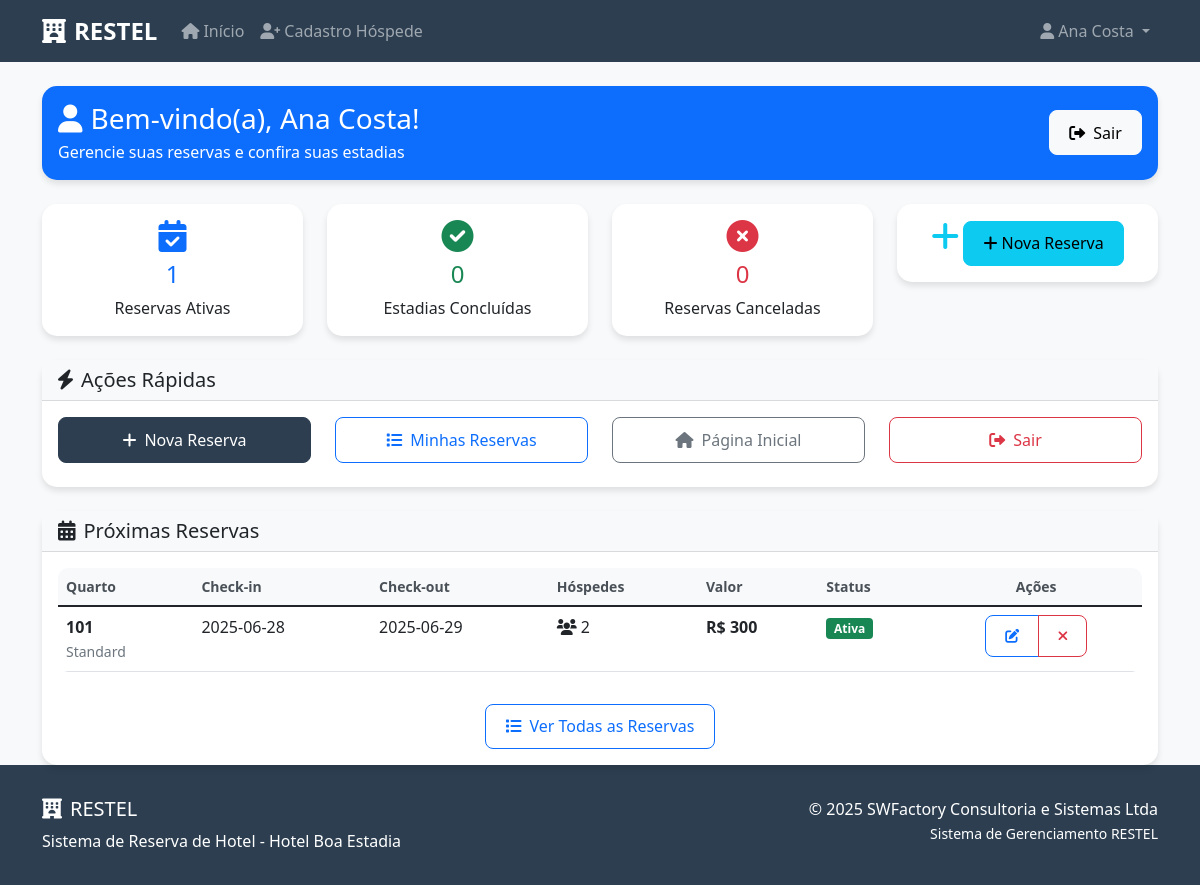
/hospede/painel (signed in), run on the app's committed database.
### tables this page shows
CREATE TABLE reservas (
            id INTEGER PRIMARY KEY AUTOINCREMENT,
            hospede_id INTEGER NOT NULL,
            quarto_id INTEGER NOT NULL,
            data_checkin DATE NOT NULL,
            data_checkout DATE NOT NULL,
            numero_hospedes INTEGER NOT NULL,
            valor_total DECIMAL(10,2) NOT NULL,
            status TEXT NOT NULL CHECK(status IN ('Ativa', 'Cancelada', 'Check-in', 'Check-out')),
            data_reserva TIMESTAMP DEFAULT CURRENT_TIMESTAMP,
            FOREIGN KEY (hospede_id) REFERENCES hospedes (id),
            FOREIGN KEY (quarto_id) REFERENCES quartos (id)
        );

CREATE TABLE quartos (
            id INTEGER PRIMARY KEY AUTOINCREMENT,
            numero TEXT UNIQUE NOT NULL,
            tipo TEXT NOT NULL,
            capacidade INTEGER NOT NULL,
            preco_diaria DECIMAL(10,2) NOT NULL,
            status TEXT NOT NULL CHECK(status IN ('Disponível', 'Ocupado', 'Manutenção')),
            ativo BOOLEAN DEFAULT 1,
            data_cadastro TIMESTAMP DEFAULT CURRENT_TIMESTAMP
        );

### src/restel/app.py (the view)
@app.route('/hospede/painel')
def painel_hospede():
    if 'hospede_id' not in session:
        flash('Acesso negado! Faça login como hóspede.', 'error')
        return redirect(url_for('login_hospede'))
    conn = get_db_connection()
    hospede_id = session['hospede_id']
    reservas_ativas = conn.execute('SELECT COUNT(*) FROM reservas WHERE hospede_id = ? AND status = "Ativa"', (hospede_id,)).fetchone()[0]
    reservas_concluidas = conn.execute('SELECT COUNT(*) FROM reservas WHERE hospede_id = ? AND status = "Check-out"', (hospede_id,)).fetchone()[0]
    reservas_canceladas = conn.execute('SELECT COUNT(*) FROM reservas WHERE hospede_id = ? AND status = "Cancelada"', (hospede_id,)).fetchone()[0]
    proximas_reservas = conn.execute('''
        SELECT r.*, q.numero as quarto_numero, q.tipo as quarto_tipo
        FROM reservas r
        JOIN quartos q ON r.quarto_id = q.id
        WHERE r.hospede_id = ? AND r.status IN ('Ativa', 'Check-in')
        AND r.data_checkin >= date('now')
        ORDER BY r.data_checkin ASC
        LIMIT 3
    ''', (hospede_id,)).fetchall()
    conn.close()
    return render_template('hospede_painel.html',
                         reservas_ativas=reservas_ativas,
                         reservas_concluidas=reservas_concluidas,
                         reservas_canceladas=reservas_canceladas,
                         proximas_reservas=proximas_reservas)

### src/restel/app.py (called while the page is built)
def get_db_connection():
    from flask import current_app
    db_path = current_app.config.get('DATABASE', DATABASE)
    conn = sqlite3.connect(db_path)
    conn.row_factory = sqlite3.Row
    return conn

### src/restel/templates/hospede_painel.html (shortened to what this page needs)
{% extends "base.html" %}
{% block content %}
<div class="container mt-4">
    <div class="row">
        <div class="col-12">
            <div class="card bg-primary text-white">
                <div class="card-body">
                    <div class="row align-items-center">
                        <div class="col-md-8">
                            <h1 class="h3 mb-1">
                                <i class="fas fa-user me-2"></i>Bem-vindo(a), {{ session.hospede_nome }}!
                            </h1>
                            <p class="mb-0">
                                Gerencie suas reservas e confira suas estadias
                            </p>
                        </div>
                        <div class="col-md-4 text-md-end">
                            <a href="{{ url_for('logout_hospede') }}" class="btn btn-light">
                                <i class="fas fa-sign-out-alt me-2"></i>Sair
                            </a>
                        </div>
                    </div>
                </div>
            </div>
        </div>
    </div>
    <div class="row mt-4">
        <div class="col-md-3">
            <div class="card text-center border-primary">
                <div class="card-body">
                    <i class="fas fa-calendar-check fa-2x text-primary mb-2"></i>
                    <h4 class="text-primary">{{ reservas_ativas }}</h4>
                    <p class="mb-0">Reservas Ativas</p>
                </div>
            </div>
        </div>
        <div class="col-md-3">
            <div class="card text-center border-success">
                <div class="card-body">
                    <i class="fas fa-check-circle fa-2x text-success mb-2"></i>
                    <h4 class="text-success">{{ reservas_concluidas }}</h4>
                    <p class="mb-0">Estadias Concluídas</p>
                </div>
            </div>
        </div>
        <div class="col-md-3">
            <div class="card text-center border-danger">
                <div class="card-body">
                    <i class="fas fa-times-circle fa-2x text-danger mb-2"></i>
                    <h4 class="text-danger">{{ reservas_canceladas }}</h4>
                    <p class="mb-0">Reservas Canceladas</p>
                </div>
            </div>
        </div>
        <div class="col-md-3">
            <div class="card text-center border-info">
                <div class="card-body">
                    <i class="fas fa-plus fa-2x text-info mb-2"></i>
                    <a href="{{ url_for('nova_reserva_hospede') }}" class="btn btn-info">
                        <i class="fas fa-plus me-1"></i>Nova Reserva
                    </a>
                </div>
            </div>
        </div>
    </div>
    <div class="row mt-4">
        <div class="col-12">
            <div class="card">
                <div class="card-header bg-light">
                    <h5 class="mb-0">
                        <i class="fas fa-bolt me-2"></i>Ações Rápidas
                    </h5>
                </div>
                <div class="card-body">
                    <div class="row">
                        <div class="col-md-6 col-lg-3 mb-2">
                            <a href="{{ url_for('nova_reserva_hospede') }}" class="btn btn-primary w-100">
                                <i class="fas fa-plus me-2"></i>Nova Reserva
                            </a>
                        </div>
                        <div class="col-md-6 col-lg-3 mb-2">
                            <a href="{{ url_for('minhas_reservas_hospede') }}" class="btn btn-outline-primary w-100">
                                <i class="fas fa-list me-2"></i>Minhas Reservas
                            </a>
                        </div>
                        <div class="col-md-6 col-lg-3 mb-2">
                            <a href="{{ url_for('index') }}" class="btn btn-outline-secondary w-100">
                                <i class="fas fa-home me-2"></i>Página Inicial
                            </a>
                        </div>
                        <div class="col-md-6 col-lg-3 mb-2">
                            <a href="{{ url_for('logout_hospede') }}" class="btn btn-outline-danger w-100">
                                <i class="fas fa-sign-out-alt me-2"></i>Sair
                            </a>
                        </div>
                    </div>
                </div>
            </div>
        </div>
    </div>
    {% if proximas_reservas %}
    <div class="row mt-4">
        <div class="col-12">
            <div class="card">
                <div class="card-header bg-light">
                    <h5 class="mb-0">
                        <i class="fas fa-calendar-alt me-2"></i>Próximas Reservas
                    </h5>
                </div>
                <div class="card-body">
                    <div class="table-responsive">
                        <table class="table table-hover">
                            <thead>
                                <tr>
                                    <th>Quarto</th>
                                    <th>Check-in</th>
                                    <th>Check-out</th>
                                    <th>Hóspedes</th>
                                    <th>Valor</th>
                                    <th>Status</th>
                                    <th class="text-center">Ações</th>
                                </tr>
                            </thead>
                            <tbody>
                                {% for reserva in proximas_reservas %}
                                <tr>
                                    <td>
                                        <strong>{{ reserva.quarto_numero }}</strong><br>
                                        <small class="text-muted">{{ reserva.quarto_tipo }}</small>
                                    </td>
                                    <td>{{ reserva.data_checkin }}</td>
                                    <td>{{ reserva.data_checkout }}</td>
                                    <td>
                                        <i class="fas fa-users me-1"></i>{{ reserva.numero_hospedes }}
                                    </td>
                                    <td>
                                        <strong>R$ {{ reserva.valor_total|round(2) }}</strong>
                                    </td>
                                    <td>
                                        {% if reserva.status == 'Ativa' %}
                                            <span class="badge bg-success">{{ reserva.status }}</span>
                                        {% elif reserva.status == 'Check-in' %}
                                            <span class="badge bg-primary">{{ reserva.status }}</span>
                                        {% endif %}
                                    </td>
                                    <td class="text-center">
                                        {% if reserva.status == 'Ativa' %}
                                        <div class="btn-group" role="group">
                                            <a href="{{ url_for('editar_reserva_hospede', reserva_id=reserva.id) }}"
                                               class="btn btn-outline-primary btn-sm"
                                               title="Editar reserva">
                                                <i class="fas fa-edit"></i>
                                            </a>
                                            <button type="button"
                                                    class="btn btn-outline-danger btn-sm"
                                                    title="Cancelar reserva"
                                                    onclick="confirmarCancelamento({{ reserva.id }})">
                                                <i class="fas fa-times"></i>
                                            </button>
                                        </div>
                                        {% else %}
                                        <span class="text-muted">-</span>
                                        {% endif %}
                                    </td>
                                </tr>
                                {% endfor %}
                            </tbody>
                        </table>
                    </div>
                    <div class="text-center mt-3">
                        <a href="{{ url_for('minhas_reservas_hospede') }}" class="btn btn-outline-primary">
                            <i class="fas fa-list me-2"></i>Ver Todas as Reservas
                        </a>
                    </div>
                </div>
            </div>
        </div>
    </div>
    {% endif %}
</div>
{% endblock %}

### static/css/calendario.css (style rules this page uses)
.table th { background-color: #f8f9fa; font-weight: 600; font-size: 0.875rem; color: #495057; }

### src/restel/templates/base.html (style rules this page uses)
:root { --primary-color: #2c3e50; --secondary-color: #3498db; --success-color: #27ae60; --danger-color: #e74c3c; --warning-color: #f39c12; --light-bg: #f8f9fa; }
body { font-family: 'Segoe UI', Tahoma, Geneva, Verdana, sans-serif; background-color: var(--light-bg); }
.card { border: none; border-radius: 15px; box-shadow: 0 4px 6px rgba(0, 0, 0, 0.1); transition: transform 0.2s; }
.btn { border-radius: 8px; padding: 0.6rem 1.2rem; font-weight: 500; }
.btn-primary { background-color: var(--primary-color); border-color: var(--primary-color); }
.table { border-radius: 10px; overflow: hidden; }

### data on the page
reservas: quarto_numero "101", quarto_tipo "Standard", data_checkin "2025-06-28", data_checkout "2025-06-29", numero_hospedes "2", valor_total "300", status "Ativa"

### other printed values
{{ session.hospede_nome }} "Ana Costa"
{{ reservas_ativas }} "1"
{{ reservas_concluidas }} "0"
{{ reservas_canceladas }} "0"
